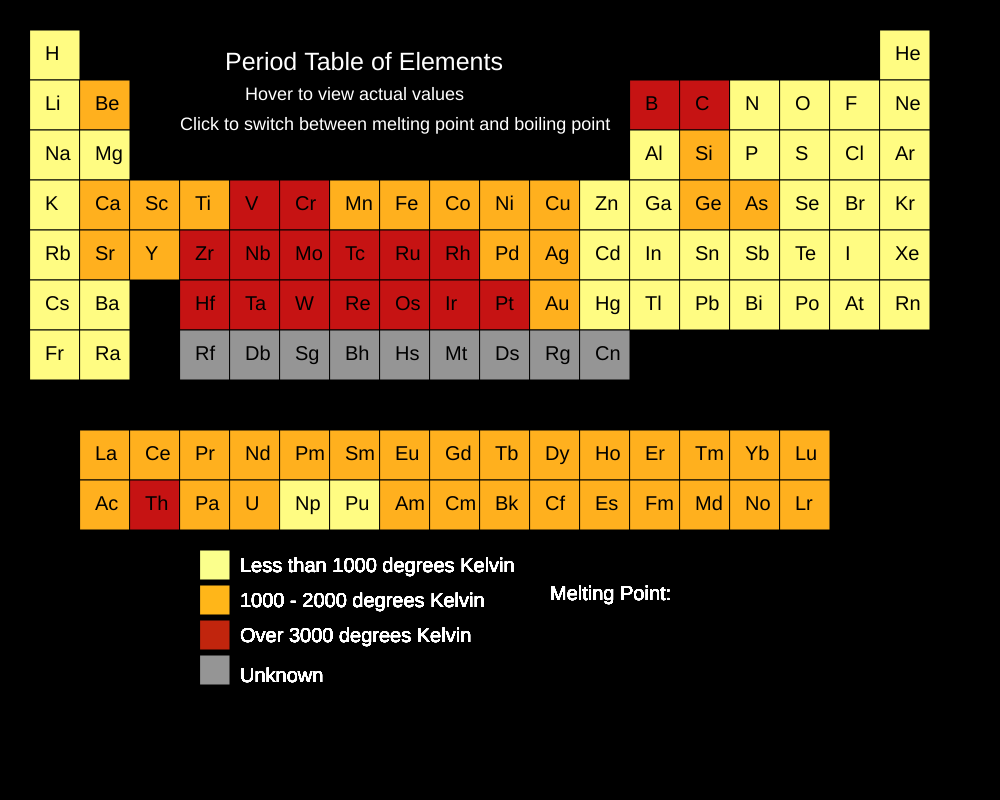
Frame 1 (no input)
Frame 60 (no input): identical to frame 1, image omitted
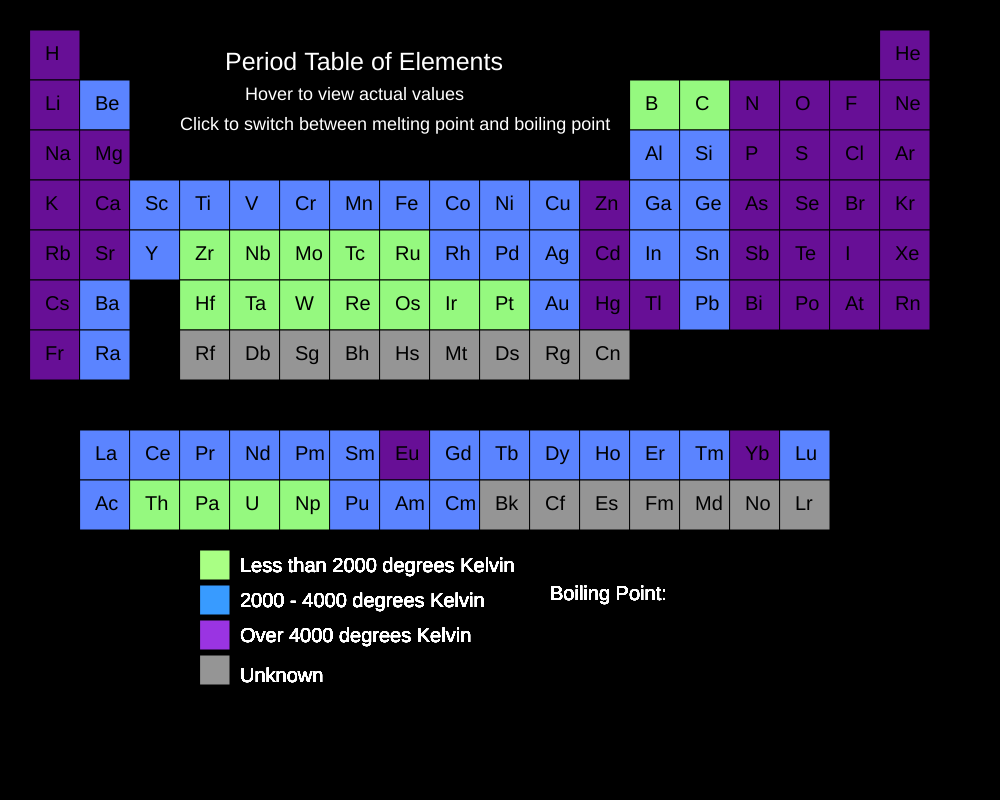
Frame 120 (the mouse pressed at the canvas centre since frame 60)

The p5.js sketch that drew these frames (run headless with seeded random() and noise() and a simulated clock; from frame 60 on, the mouse is pressed at the canvas centre):

// p5.js sketch
// ── sketch.js
// Julie Stuart
// last edited 2/25/2017
// Displays periodic table. Colors show different melting and boiling points in Kelvin. Click to switch between. Hover to see 
//individual values

meltingPointColor1 = 255 //red color for boxes
meltingPointColor2 = 255 // green color for boxes
meltingPointColor3 = 255 // blue color for boxes
// chemical symbols array
var chemicalSymbol = [ "H" , "He" , "Li" , "Be" , "B", "C" , "N" , "O" , "F" , "Ne" , "Na" , "Mg" , "Al" , "Si" , "P" , "S" , "Cl" , "Ar" , "K" , "Ca" , "Sc" , "Ti" , "V" , "Cr" , "Mn" , "Fe" , "Co" , "Ni" , "Cu" , "Zn" , "Ga" , "Ge" , "As" , "Se" , "Br" , "Kr" , "Rb" , "Sr" , "Y" , "Zr" , "Nb", "Mo" , "Tc" , "Ru" , "Rh" , "Pd" , "Ag" , "Cd" , "In" , "Sn" , "Sb" , "Te" , "I" , "Xe" , "Cs" , "Ba" , "La" , "Ce" , "Pr" , "Nd" , "Pm" , "Sm" , "Eu" , "Gd" , "Tb" , "Dy" , "Ho" , "Er" , "Tm" , "Yb" , "Lu" , "Hf" , "Ta" , "W" , "Re" , "Os" , "Ir" , "Pt" , "Au" , "Hg" , "Tl" , "Pb" , "Bi" , "Po" , "At" , "Rn" , "Fr" , "Ra" , "Ac" , "Th" , "Pa" , "U" , "Np" , "Pu" , "Am" , "Cm" , "Bk" , "Cf" , "Es" , "Fm" , "Md" , "No" , "Lr", "Rf" , "Db" , "Sg" , "Bh" , "Hs" , "Mt" , "Ds" , "Rg" , "Cn"]
//melting point array
var meltingPoint = [14,-1,454,1560,2348,3823,63,55,54,25,371,923,933,1687,317,388,172,84,337,1115,1814,1941,2183,2180,1519,1811,1768,1728,1358,693,303,1211,1090,494,266,116,312,1050,1799,2128,2750,2896,2430,2607,2237,1828,1235,594,430,505,904,723,387,161,302,1000,1193,1071,1204,1294,1373,1345,1095,1586,1629,1685,1747,1770,1818,1092,1936,2506,3290,3695,3459,3306,2739,2041,1337,234,577,601,544,527,575,202,-1,973,1323,2023,1845,1408,917,913,1449,1618,1323,1173,1133,1800,1100,1100,1900, "unknown", "unknown", "unknown", "unknown", "unknown", "unknown", "unknown", "unknown", "unknown", ]
// boiling point array
var boilingPoint = [20,4,1615,2743,4273,4300,77,90,85,27,1156,1363,2792,3173,554,718,239,87,1032,1757,3103,3560,3680,2944,2334,3134,3200,3186,3200,1180,2477,3093,887,958,332,120,961,1655,3618,4682,5017,4912,4538,4423,3968,3236,2435,1040,2345,2875,1860,1261,457,165,944,2143,3737,3633,3563,3373,3273,2076,1800,3523,3503,2840,2973,3141,2223,1469,3675,4876,5731,5828,5869,5285,4701,4098,3129,630,1746,2022,1837,1235,,211,,2010,3473,5093,4273,4200,4273,3503,2284,3383, "unknown", "unknown", "unknown", "unknown", "unknown", "unknown", "unknown", "unknown", "unknown", "unknown", "unknown", "unknown", "unknown", "unknown", "unknown", "unknown", "unknown", "unknown"]
//box X coordinate for individual elements
var boxX = 30
var boxY = 30 // box y for individual elements
page = 0 // page, allows for switch between melting point and boiling point

function setup() {
  createCanvas(1000,800);
}

function draw() {
  background(0); //black
  fill(255); //white
  textSize(25); //big text
  text("Period Table of Elements", 225, 70) //title
  textSize(18); // smaller text
  text("Hover to view actual values", 245, 100); // text
  text("Click to switch between melting point and boiling point", 180, 130); // text
  fill(0); // black

  box1(boxX,boxY,1, 0); // Hydrogen
  box1(boxX + 17 * 50,boxY,1, 1); // He
  box1(boxX, boxY + 50, 2, 2); // Li - Be
  box1(boxX + 12 * 50,boxY + 50,6, 4); // B - Ne
  box1(boxX, boxY + 100, 2, 10); // Na - Mg
  box1(boxX + 12 * 50,boxY + 100,6, 12); // Al - Ar
  box1(boxX, boxY + 150, 18, 18); // K - Kr
  box1(boxX, boxY + 200, 18, 36); // Rb - Xe
  box1(boxX, boxY + 250, 2, 54); // Cs - Ba
  box1(boxX + 50, boxY + 400, 15, 56); // Hf - Rn
  box1(boxX + 50, boxY + 450, 15, 88); // La - Lu
  box1(boxX + 150, boxY + 250, 15, 71); // Ac - Lr
  box1(boxX, boxY + 300, 2, 86); // Fr - Ra
  box1(boxX + 150, boxY + 300, 9, 103); // Rf - Cn
}

function mousePressed (){ // when mouse is pressed
  page = 1 - page; // make page one minus page
}

function box1(xCorner,yCorner, rowLength, index){ //draw box at x and y coordinates, draw this many boxes, start at this index
  boxWidth = 50; //width of element boxes
  column = 0; //column to start on
  
  //this for loop draws the boxes for the elements and assigns color value
  for (i = index; i < rowLength+index; i++){ // i equals index, i is less than rowLength(number of boxes plus number of index)
    if (meltingPoint[i] > 0 && meltingPoint[i] < 999 && page == 0) { //if melting point of element in array is greater than 0
    //and less than 999 and page == 0, show yellow
      meltingPointColor1 = 255, 
      meltingPointColor2 = 252, 
      meltingPointColor3 = 130;
    }
    else if (meltingPoint[i] > 1000  && meltingPoint[i] < 1999 && page == 0){ // show orange if melting point index is 1000-2000
      meltingPointColor1 = 255, 
      meltingPointColor2 = 176, 
      meltingPointColor3 = 30;
    }
    else if(meltingPoint[i] > 1999 && page == 0){ //show red if melting point index is greater than 2000
      meltingPointColor1 = 198, 
      meltingPointColor2 = 19, 
      meltingPointColor3 = 19;
    }
    else if (meltingPoint[i] == "unknown" && page == 0) { //show unknown if index value is unknown
      meltingPointColor1 = 149
      meltingPointColor2 = 149
      meltingPointColor3 = 149
    }
    
    if (boilingPoint[i] > 0 && boilingPoint[i] < 2000 && page == 1){ //if boiling point is 0-2000, show green on page 1
      meltingPointColor1 = 103
      meltingPointColor2 = 15 
      meltingPointColor3 = 150
    }
    else if (boilingPoint[i] > 2000 && boilingPoint[i] < 4000 && page == 1){ // if boiling point is 2000-4000, show blue on page 1
      meltingPointColor1 = 91
      meltingPointColor2 = 132
      meltingPointColor3 = 255
    }
    else if ( boilingPoint[i] > 4000 && page == 1) { // if boiling point is over 4000, show purple on page 1
      meltingPointColor1 = 149
      meltingPointColor2 = 249
      meltingPointColor3 = 127
    }
    else if (boilingPoint[i] == "unknown" && page == 1) { // show unknowin if boiling point is unknown
      meltingPointColor1 = 149
      meltingPointColor2 = 149
      meltingPointColor3 = 149
    }
  
  fill(meltingPointColor1, meltingPointColor2, meltingPointColor3); // color fill with r,g,b colors
  rect(xCorner + boxWidth * column, yCorner, boxWidth, boxWidth) //draw element boxes
  // if page is 0 and mouse X and y are in the box of an element, show that elements melting point
    if (page == 0 && mouseX > xCorner + boxWidth * column && mouseX < xCorner + boxWidth * column + boxWidth && mouseY > yCorner  && mouseY < yCorner + boxWidth ){
      fill(255); // white
      text(meltingPoint[i] + "K", 680,600) // print the value of the melting point in the right corner
    }
    // if page is 1 and mouse X and Y are in the box of an element, show that element's boiling point
    if (page == 1 && mouseX > xCorner + boxWidth * column && mouseX < xCorner + boxWidth * column + boxWidth && mouseY > yCorner  && mouseY < yCorner + boxWidth ){
      fill(255); //white
      text(boilingPoint[i] + "K", 680,600) //print the value of the boiling point in the right corner
    }
  fill(0); // black
  textSize(20); // bigger text
  text(chemicalSymbol[i], xCorner + boxWidth * column + 15, yCorner + 30); //print the chemical symbol of the element in the box it is assigned 
  column = column + 1 //as the loop runs, add 1 each time to keep assigning symbols to the next one in line
}

 if (page == 0){ // if page == 0
   fill(255); // black
   text("Less than 1000 degrees Kelvin", 240, 572); // melting point scale
   text("1000 - 2000 degrees Kelvin", 240, 607); // melting point scale
   text("Over 3000 degrees Kelvin", 240, 642); // melting point scale
   text("Unknown", 240, 682); // melting point scale
   fill(251, 255, 140) // yellow
   rect(200, 550, 30,30); //scale square
   fill(255, 182, 25); //orange
   rect(200, 585, 30,30);//scale square
   fill(193, 37, 13); // red
   rect(200, 620, 30,30);//scale square
   fill(149); //gray
   rect(200, 655, 30,30);//scale square
   fill(255); //white
   text("Melting Point: ", 550,600) //print text for melting point
 }
 else{ // if page == 1
   fill(255); // white
   text("Less than 2000 degrees Kelvin", 240, 572); //boiling point scale
   text("2000 - 4000 degrees Kelvin", 240, 607);//boiling point scale
   text("Over 4000 degrees Kelvin", 240, 642);//boiling point scale
   text("Unknown", 240, 682);//boiling point scale
   fill(169, 255, 132) // green
   rect(200, 550, 30,30); // scale square
   fill(56, 155, 255); // blue
   rect(200, 585, 30,30);// scale square
   fill(154, 52, 226); // purple
   rect(200, 620, 30,30);// scale square
   fill(149); // gray
   rect(200, 655, 30,30);// scale square
   fill(255); // white
   text("Boiling Point: ", 550, 600); // print boiling point text label
   
 }
}

// ── portfolio.css
body {
 background: #005760;
	font-family: 'Roboto Sans', serif;
	width: 800px;
	margin-left: 150px;
	margin-right: 400px;
	text-align: left;
}

h1 {
	color: #ffe70f;
	font-family: 'Roboto Condensed', sans-serif;
	font-size: 36pt;

} 

h2 {
  color: #26bed6;
  font-family: 'Roboto Condensed', sans-serif;
  font-size: 16pt;
}

h3 {
	color: #ff8c49;
	font-family: 'Roboto Condensed', sans-serif;
	font-size: 24pt; 
	padding-bottom: 0px;
    	margin-bottom: 0px;
} 
h4 {
  color: #ffe70f;
}
h6 {
	color: orange;
	font-family: 'Roboto Condensed', sans-serif;
	font-size: 12pt; 
	padding-bottom: 10px;
    	margin-bottom: 0px;
} 
li {
	list-style: none;
	line-height: 25px;
}

p {
	margin-left: 20px;
}

a {
  font-family: 'Roboto Condensed', sans-serif;
	color: #42b9ce;
	font-size:16pt;
}

figcaption {
	font-size: 18pt;
}
